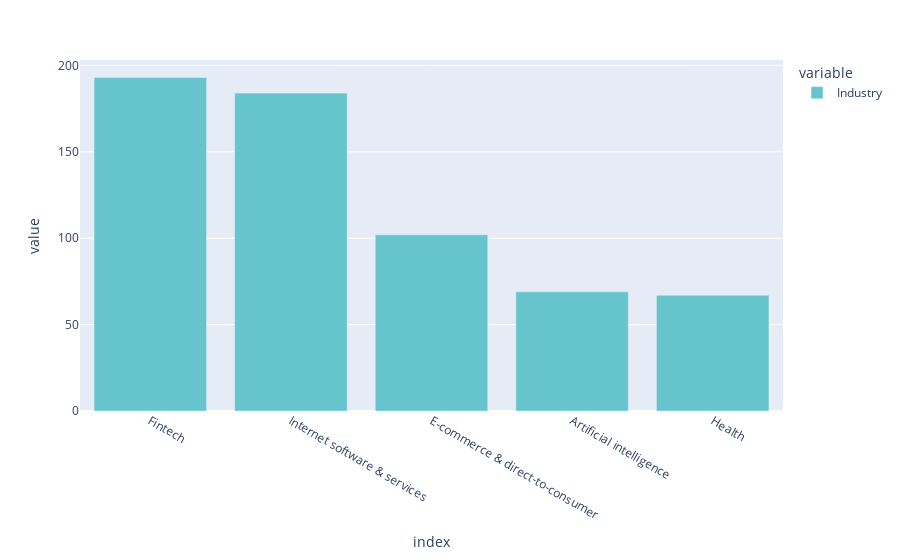

The notebook cell saved with this chart:
### Code cell
px.bar(industry_top_5, color_discrete_sequence=px.colors.qualitative.Pastel)

### Figure 1 — Plotly figure (JSON) as saved in the notebook; plotly's stock layout.template omitted (floating-point values rounded to 4 significant figures)
{"data": [{"alignmentgroup": "True", "hovertemplate": "variable=Industry<br>index=%{x}<br>value=%{y}<extra></extra>", "legendgroup": "Industry", "marker": {"color": "rgb(102, 197, 204)", "pattern": {"shape": ""}}, "name": "Industry", "offsetgroup": "Industry", "orientation": "v", "showlegend": true, "textposition": "auto", "type": "bar", "x": ["Fintech", "Internet software & services", "E-commerce & direct-to-consumer", "Artificial intelligence", "Health"], "xaxis": "x", "y": [193, 184, 102, 69, 67], "yaxis": "y"}], "layout": {"barmode": "relative", "legend": {"title": {"text": "variable"}, "tracegroupgap": 0}, "margin": {"t": 60}, "xaxis": {"anchor": "y", "domain": [0, 1], "title": {"text": "index"}}, "yaxis": {"anchor": "x", "domain": [0, 1], "title": {"text": "value"}}}}
